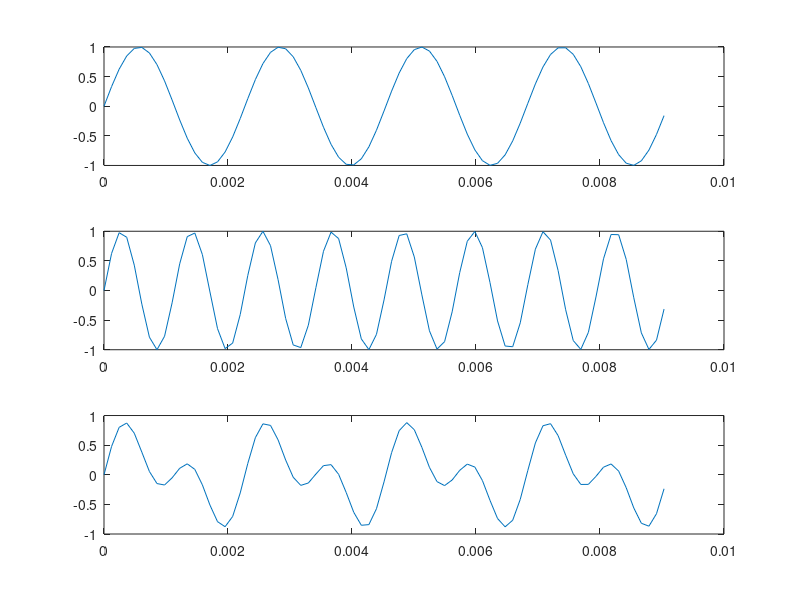

MATLAB code for this plot:
%Playing around with creating synthesized notes, this code evolved
%into pureNote.m, rampNote.m, and organ.m

%%
% Creating a pure note of a single sine wave
clear;
Fs = 8192;
freq = 261.63; 
length = 4;
deltaT = 1/Fs;
time = 0:deltaT:length;

y = sin( 2*pi*freq*time);
sound(y, Fs)

%%
% 440Hz note layered with note one octave higher ( 880Hz ) 
clear;
Fs = 8192;
freq1 = 440;
freq2 = 880;
len = 4;
deltaT = 1/Fs;
time = 0:deltaT:len;
y1 = sin( 2*pi*freq1*time);
y2 = sin( 2*pi*freq2*time);

y = (y1 + y2)/2;
sound(y, Fs);

%Time for one cycle of the first freq
plotT = 1/freq1;
plotX = 0:deltaT:4*plotT;
plotY1 = y1(1:length(plotX));
plotY2 = y2(1:length(plotX));
plotY = y(1:length(plotX));

subplot( 3, 1, 1);
plot( plotX, plotY1 );
subplot( 3, 1, 2);
plot( plotX, plotY2 );
subplot( 3, 1, 3);
plot( plotX, plotY );
